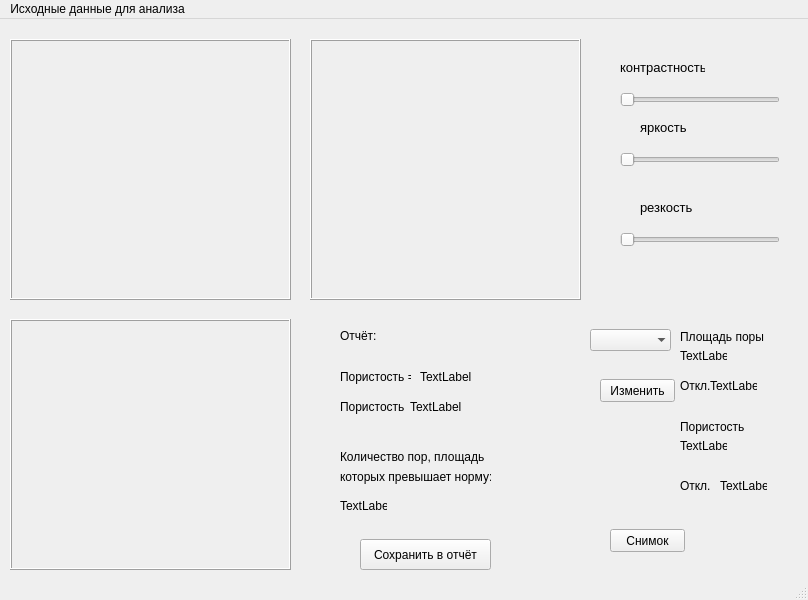
<?xml version="1.0" encoding="UTF-8"?>
<ui version="4.0">
 <class>MainWindow</class>
 <widget class="QMainWindow" name="MainWindow">
  <property name="geometry">
   <rect>
    <x>0</x>
    <y>0</y>
    <width>808</width>
    <height>600</height>
   </rect>
  </property>
  <property name="windowTitle">
   <string>MainWindow</string>
  </property>
  <widget class="QWidget" name="centralwidget">
   <widget class="QPushButton" name="pushButton">
    <property name="geometry">
     <rect>
      <x>360</x>
      <y>520</y>
      <width>131</width>
      <height>31</height>
     </rect>
    </property>
    <property name="text">
     <string>Сохранить в отчёт</string>
    </property>
   </widget>
   <widget class="QPushButton" name="shoot_button">
    <property name="geometry">
     <rect>
      <x>610</x>
      <y>510</y>
      <width>75</width>
      <height>23</height>
     </rect>
    </property>
    <property name="text">
     <string>Снимок</string>
    </property>
   </widget>
   <widget class="QPushButton" name="pushButton_3">
    <property name="geometry">
     <rect>
      <x>600</x>
      <y>360</y>
      <width>75</width>
      <height>23</height>
     </rect>
    </property>
    <property name="text">
     <string>Изменить</string>
    </property>
   </widget>
   <widget class="QLabel" name="label">
    <property name="geometry">
     <rect>
      <x>620</x>
      <y>40</y>
      <width>85</width>
      <height>16</height>
     </rect>
    </property>
    <property name="font">
     <font>
      <pointsize>10</pointsize>
     </font>
    </property>
    <property name="text">
     <string>контрастность</string>
    </property>
   </widget>
   <widget class="QLabel" name="label_2">
    <property name="geometry">
     <rect>
      <x>640</x>
      <y>100</y>
      <width>85</width>
      <height>16</height>
     </rect>
    </property>
    <property name="font">
     <font>
      <pointsize>10</pointsize>
     </font>
    </property>
    <property name="text">
     <string>яркость</string>
    </property>
   </widget>
   <widget class="QLabel" name="label_3">
    <property name="geometry">
     <rect>
      <x>640</x>
      <y>180</y>
      <width>85</width>
      <height>16</height>
     </rect>
    </property>
    <property name="font">
     <font>
      <pointsize>10</pointsize>
     </font>
    </property>
    <property name="text">
     <string>резкость</string>
    </property>
   </widget>
   <widget class="QSlider" name="contrast_slider">
    <property name="geometry">
     <rect>
      <x>620</x>
      <y>70</y>
      <width>160</width>
      <height>22</height>
     </rect>
    </property>
    <property name="orientation">
     <enum>Qt::Horizontal</enum>
    </property>
   </widget>
   <widget class="QSlider" name="brightness_slider">
    <property name="geometry">
     <rect>
      <x>620</x>
      <y>130</y>
      <width>160</width>
      <height>22</height>
     </rect>
    </property>
    <property name="orientation">
     <enum>Qt::Horizontal</enum>
    </property>
   </widget>
   <widget class="QSlider" name="sharpness_slider">
    <property name="geometry">
     <rect>
      <x>620</x>
      <y>210</y>
      <width>160</width>
      <height>22</height>
     </rect>
    </property>
    <property name="orientation">
     <enum>Qt::Horizontal</enum>
    </property>
   </widget>
   <widget class="QComboBox" name="comboBox">
    <property name="geometry">
     <rect>
      <x>590</x>
      <y>310</y>
      <width>81</width>
      <height>22</height>
     </rect>
    </property>
    <property name="frame">
     <bool>false</bool>
    </property>
   </widget>
   <widget class="QLabel" name="label_4">
    <property name="geometry">
     <rect>
      <x>680</x>
      <y>310</y>
      <width>91</width>
      <height>16</height>
     </rect>
    </property>
    <property name="text">
     <string>Площадь поры</string>
    </property>
   </widget>
   <widget class="QLabel" name="label_5">
    <property name="geometry">
     <rect>
      <x>680</x>
      <y>330</y>
      <width>47</width>
      <height>13</height>
     </rect>
    </property>
    <property name="text">
     <string>TextLabel</string>
    </property>
   </widget>
   <widget class="QLabel" name="label_6">
    <property name="geometry">
     <rect>
      <x>680</x>
      <y>360</y>
      <width>47</width>
      <height>13</height>
     </rect>
    </property>
    <property name="text">
     <string>Откл.</string>
    </property>
   </widget>
   <widget class="QLabel" name="label_7">
    <property name="geometry">
     <rect>
      <x>710</x>
      <y>360</y>
      <width>47</width>
      <height>13</height>
     </rect>
    </property>
    <property name="text">
     <string>TextLabel</string>
    </property>
   </widget>
   <widget class="QLabel" name="label_8">
    <property name="geometry">
     <rect>
      <x>680</x>
      <y>400</y>
      <width>81</width>
      <height>16</height>
     </rect>
    </property>
    <property name="text">
     <string>Пористость</string>
    </property>
   </widget>
   <widget class="QLabel" name="label_9">
    <property name="geometry">
     <rect>
      <x>680</x>
      <y>420</y>
      <width>47</width>
      <height>13</height>
     </rect>
    </property>
    <property name="text">
     <string>TextLabel</string>
    </property>
   </widget>
   <widget class="QLabel" name="label_10">
    <property name="geometry">
     <rect>
      <x>680</x>
      <y>460</y>
      <width>47</width>
      <height>13</height>
     </rect>
    </property>
    <property name="text">
     <string>Откл.</string>
    </property>
   </widget>
   <widget class="QLabel" name="label_11">
    <property name="geometry">
     <rect>
      <x>720</x>
      <y>460</y>
      <width>47</width>
      <height>13</height>
     </rect>
    </property>
    <property name="text">
     <string>TextLabel</string>
    </property>
   </widget>
   <widget class="QLabel" name="label_12">
    <property name="geometry">
     <rect>
      <x>340</x>
      <y>310</y>
      <width>47</width>
      <height>13</height>
     </rect>
    </property>
    <property name="text">
     <string>Отчёт:</string>
    </property>
   </widget>
   <widget class="QLabel" name="label_13">
    <property name="geometry">
     <rect>
      <x>340</x>
      <y>350</y>
      <width>71</width>
      <height>16</height>
     </rect>
    </property>
    <property name="text">
     <string>Пористость =</string>
    </property>
   </widget>
   <widget class="QLabel" name="label_14">
    <property name="geometry">
     <rect>
      <x>420</x>
      <y>350</y>
      <width>51</width>
      <height>16</height>
     </rect>
    </property>
    <property name="text">
     <string>TextLabel</string>
    </property>
   </widget>
   <widget class="QLabel" name="label_15">
    <property name="geometry">
     <rect>
      <x>340</x>
      <y>380</y>
      <width>71</width>
      <height>16</height>
     </rect>
    </property>
    <property name="text">
     <string>Пористость</string>
    </property>
   </widget>
   <widget class="QLabel" name="label_16">
    <property name="geometry">
     <rect>
      <x>410</x>
      <y>380</y>
      <width>61</width>
      <height>16</height>
     </rect>
    </property>
    <property name="text">
     <string>TextLabel</string>
    </property>
   </widget>
   <widget class="QLabel" name="label_17">
    <property name="geometry">
     <rect>
      <x>510</x>
      <y>310</y>
      <width>47</width>
      <height>13</height>
     </rect>
    </property>
    <property name="text">
     <string/>
    </property>
   </widget>
   <widget class="QLabel" name="label_18">
    <property name="geometry">
     <rect>
      <x>340</x>
      <y>430</y>
      <width>151</width>
      <height>16</height>
     </rect>
    </property>
    <property name="text">
     <string>Количество пор, площадь</string>
    </property>
   </widget>
   <widget class="QLabel" name="label_19">
    <property name="geometry">
     <rect>
      <x>340</x>
      <y>450</y>
      <width>151</width>
      <height>16</height>
     </rect>
    </property>
    <property name="text">
     <string>которых превышает норму:</string>
    </property>
   </widget>
   <widget class="QLabel" name="label_20">
    <property name="geometry">
     <rect>
      <x>340</x>
      <y>480</y>
      <width>47</width>
      <height>13</height>
     </rect>
    </property>
    <property name="text">
     <string>TextLabel</string>
    </property>
   </widget>
   <widget class="QFrame" name="gridFrame">
    <property name="geometry">
     <rect>
      <x>10</x>
      <y>20</y>
      <width>281</width>
      <height>261</height>
     </rect>
    </property>
    <property name="frameShape">
     <enum>QFrame::Box</enum>
    </property>
    <property name="frameShadow">
     <enum>QFrame::Raised</enum>
    </property>
   </widget>
   <widget class="QFrame" name="gridFrame_2">
    <property name="geometry">
     <rect>
      <x>310</x>
      <y>20</y>
      <width>271</width>
      <height>261</height>
     </rect>
    </property>
    <property name="frameShape">
     <enum>QFrame::Box</enum>
    </property>
    <property name="frameShadow">
     <enum>QFrame::Raised</enum>
    </property>
   </widget>
   <widget class="QFrame" name="gridFrame_3">
    <property name="geometry">
     <rect>
      <x>10</x>
      <y>300</y>
      <width>281</width>
      <height>251</height>
     </rect>
    </property>
    <property name="frameShape">
     <enum>QFrame::Box</enum>
    </property>
    <property name="frameShadow">
     <enum>QFrame::Raised</enum>
    </property>
   </widget>
  </widget>
  <widget class="QMenuBar" name="menubar">
   <property name="geometry">
    <rect>
     <x>0</x>
     <y>0</y>
     <width>808</width>
     <height>21</height>
    </rect>
   </property>
   <widget class="QMenu" name="menu">
    <property name="title">
     <string>Исходные данные для анализа</string>
    </property>
    <addaction name="actionOpen_2"/>
    <addaction name="actionWebcam_2"/>
   </widget>
   <addaction name="menu"/>
  </widget>
  <widget class="QStatusBar" name="statusbar"/>
  <action name="actionOpen">
   <property name="text">
    <string>Open</string>
   </property>
  </action>
  <action name="actionWebcam">
   <property name="text">
    <string>Webcam</string>
   </property>
  </action>
  <action name="actionOpen_2">
   <property name="text">
    <string>Open</string>
   </property>
  </action>
  <action name="actionWebcam_2">
   <property name="text">
    <string>Webcam</string>
   </property>
  </action>
 </widget>
 <resources/>
 <connections/>
</ui>
